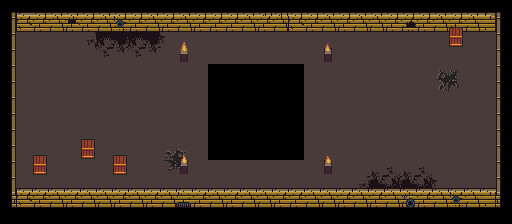

Below is a game level as drawn by its tile map, then a one-line description and the .tmx file that defines it, in full:
An orthogonal 32x14 tile map with 16x16 px tiles, 5 tile layers (Floor1, Floor2 (Decoration), Walls (Collidable), Items1 (Collidable), ...), 1 hidden layer not drawn.

<map version="1.2" tiledversion="1.2.1" orientation="orthogonal" renderorder="right-down" width="32" height="14" tilewidth="16" tileheight="16" infinite="0" nextlayerid="7" nextobjectid="1">
 <tileset firstgid="1" source="../../../../tilesets/actual/UltimateTileset.tsx" />
 <layer id="1" name="Floor1" width="32" height="14">
  <data encoding="csv">
0,0,0,0,0,0,0,0,0,0,0,0,0,0,0,0,0,0,0,0,0,0,0,0,0,0,0,0,0,0,0,0,
0,0,0,0,0,0,0,0,0,0,0,0,0,0,0,0,0,0,0,0,0,0,0,0,0,0,0,0,0,0,0,0,
0,143,143,143,143,143,143,143,143,143,143,143,143,143,143,143,143,143,143,143,143,143,143,143,143,143,143,143,143,143,143,0,
0,143,143,143,143,143,143,143,143,143,143,143,143,143,143,143,143,143,143,143,143,143,143,143,143,143,143,143,143,143,143,0,
0,143,143,143,143,143,143,143,143,143,143,143,143,0,0,0,0,0,0,143,143,143,143,143,143,143,143,143,143,143,143,0,
0,143,143,143,143,143,143,143,143,143,143,143,143,0,0,0,0,0,0,143,143,143,143,143,143,143,143,143,143,143,143,0,
0,143,143,143,143,143,143,143,143,143,143,143,143,0,0,0,0,0,0,143,143,143,143,143,143,143,143,143,143,143,143,0,
0,143,143,143,143,143,143,143,143,143,143,143,143,0,0,0,0,0,0,143,143,143,143,143,143,143,143,143,143,143,143,0,
0,143,143,143,143,143,143,143,143,143,143,143,143,0,0,0,0,0,0,143,143,143,143,143,143,143,143,143,143,143,143,0,
0,143,143,143,143,143,143,143,143,143,143,143,143,0,0,0,0,0,0,143,143,143,143,143,143,143,143,143,143,143,143,0,
0,143,143,143,143,143,143,143,143,143,143,143,143,143,143,143,143,143,143,143,143,143,143,143,143,143,143,143,143,143,143,0,
0,143,143,143,143,143,143,143,143,143,143,143,143,143,143,143,143,143,143,143,143,143,143,143,143,143,143,143,143,143,143,0,
0,0,0,0,0,0,0,0,0,0,0,0,0,0,0,0,0,0,0,0,0,0,0,0,0,0,0,0,0,0,0,0,
0,0,0,0,0,0,0,0,0,0,0,0,0,0,0,0,0,0,0,0,0,0,0,0,0,0,0,0,0,0,0,0
</data>
 </layer>
 <layer id="2" name="Floor2 (Decoration)" width="32" height="14">
  <data encoding="csv">
0,0,0,0,0,0,0,0,0,0,0,0,0,0,0,0,0,0,0,0,0,0,0,0,0,0,0,0,0,0,0,0,
0,0,0,0,0,0,0,0,0,0,0,0,0,0,0,0,0,0,0,0,0,0,0,0,0,0,0,0,0,0,0,0,
0,0,0,0,0,3221225668,2684354755,2684354739,177,178,180,0,0,0,0,0,0,0,0,0,0,0,0,0,0,0,0,0,0,0,0,0,
0,0,0,0,0,0,2684354756,2684354740,193,194,0,0,0,0,0,0,0,0,0,0,0,0,0,0,0,0,0,0,0,0,0,0,
0,0,0,0,0,0,0,0,0,0,0,0,0,0,0,0,0,0,0,0,0,0,0,0,0,0,0,1610612866,1610612882,0,0,0,
0,0,0,0,0,0,0,0,0,0,0,0,0,0,0,0,0,0,0,0,0,0,0,0,0,0,0,1610612865,1610612881,0,0,0,
0,0,0,0,0,0,0,0,0,0,0,0,0,0,0,0,0,0,0,0,0,0,0,0,0,0,0,0,0,0,0,0,
0,0,0,0,0,0,0,0,0,0,0,0,0,0,0,0,0,0,0,0,0,0,0,0,0,0,0,0,0,0,0,0,
0,0,0,0,0,0,0,0,0,0,0,0,0,0,0,0,0,0,0,0,0,0,0,0,0,0,0,0,0,0,0,0,
0,0,0,0,0,0,0,0,0,0,129,130,0,0,0,0,0,0,0,0,0,0,0,0,0,0,0,0,0,0,0,0,
0,0,0,0,0,0,0,0,0,0,145,146,0,0,0,0,0,0,0,0,0,0,0,183,184,183,184,0,0,0,0,0,
0,0,0,0,0,0,0,0,0,0,0,0,0,0,0,0,0,0,0,0,0,0,1610612920,199,200,199,200,2684354743,0,0,0,0,
0,0,0,0,0,0,0,0,0,0,0,0,0,0,0,0,0,0,0,0,0,0,0,0,0,0,0,0,0,0,0,0,
0,0,0,0,0,0,0,0,0,0,0,0,0,0,0,0,0,0,0,0,0,0,0,0,0,0,0,0,0,0,0,0
</data>
 </layer>
 <layer id="3" name="Walls (Collidable)" width="32" height="14">
  <data encoding="csv">
57,59,61,61,61,61,61,61,61,61,61,61,61,61,61,61,62,62,61,61,61,61,61,61,61,61,61,61,61,61,64,58,
77,28,29,30,45,29,30,26,29,30,29,30,29,29,29,30,29,30,28,29,30,29,30,30,29,46,29,30,29,30,31,78,
77,0,0,0,0,0,0,0,0,0,0,0,0,0,0,0,0,0,0,0,0,0,0,0,0,0,0,0,0,0,0,78,
77,0,0,0,0,0,0,0,0,0,0,0,0,0,0,0,0,0,0,0,0,0,0,0,0,0,0,0,0,0,0,78,
77,0,0,0,0,0,0,0,0,0,0,0,0,0,0,0,0,0,0,0,0,0,0,0,0,0,0,0,0,0,0,78,
77,0,0,0,0,0,0,0,0,0,0,0,0,0,0,0,0,0,0,0,0,0,0,0,0,0,0,0,0,0,0,78,
77,0,0,0,0,0,0,0,0,0,0,0,0,0,0,0,0,0,0,0,0,0,0,0,0,0,0,0,0,0,0,78,
77,0,0,0,0,0,0,0,0,0,0,0,0,0,0,0,0,0,0,0,0,0,0,0,0,0,0,0,0,0,0,78,
77,0,0,0,0,0,0,0,0,0,0,0,0,0,0,0,0,0,0,0,0,0,0,0,0,0,0,0,0,0,0,78,
77,0,0,0,0,0,0,0,0,0,0,0,0,0,0,0,0,0,0,0,0,0,0,0,0,0,0,0,0,0,0,78,
77,0,0,0,0,0,0,0,0,0,0,0,0,0,0,0,0,0,0,0,0,0,0,0,0,0,0,0,0,0,0,78,
77,60,60,60,60,60,60,60,60,60,60,60,60,60,60,60,60,60,60,60,60,60,60,60,60,60,60,60,60,60,60,78,
93,28,29,30,29,30,30,29,30,29,30,43,29,30,29,30,30,29,29,30,30,29,30,29,30,10,29,30,26,30,31,94,
0,0,0,0,0,0,0,0,0,0,0,0,0,0,0,0,0,0,0,0,0,0,0,0,0,0,0,0,0,0,0,0
</data>
 </layer>
 <layer id="4" name="Items1 (Collidable)" width="32" height="14">
  <data encoding="csv">
0,0,0,0,0,0,0,0,0,0,0,0,0,0,0,0,0,0,0,0,0,0,0,0,0,0,0,0,0,0,0,0,
0,0,0,0,0,0,0,0,0,0,0,0,0,0,0,0,0,0,0,0,0,0,0,0,0,0,0,0,266,0,0,0,
0,0,0,0,0,0,0,0,0,0,0,213,0,0,0,0,0,0,0,0,214,0,0,0,0,0,0,0,282,0,0,0,
0,0,0,0,0,0,0,0,0,0,0,229,0,0,0,0,0,0,0,0,230,0,0,0,0,0,0,0,0,0,0,0,
0,0,0,0,0,0,0,0,0,0,0,0,0,0,0,0,0,0,0,0,0,0,0,0,0,0,0,0,0,0,0,0,
0,0,0,0,0,0,0,0,0,0,0,0,0,0,0,0,0,0,0,0,0,0,0,0,0,0,0,0,0,0,0,0,
0,0,0,0,0,0,0,0,0,0,0,0,0,0,0,0,0,0,0,0,0,0,0,0,0,0,0,0,0,0,0,0,
0,0,0,0,0,0,0,0,0,0,0,0,0,0,0,0,0,0,0,0,0,0,0,0,0,0,0,0,0,0,0,0,
0,0,0,0,0,266,0,0,0,0,0,0,0,0,0,0,0,0,0,0,0,0,0,0,0,0,0,0,0,0,0,0,
0,0,266,0,0,282,0,266,0,0,0,216,0,0,0,0,0,0,0,0,212,0,0,0,0,0,0,0,0,0,0,0,
0,0,282,0,0,0,0,282,0,0,0,232,0,0,0,0,0,0,0,0,228,0,0,0,0,0,0,0,0,0,0,0,
0,0,0,0,0,0,0,0,0,0,0,0,0,0,0,0,0,0,0,0,0,0,0,0,0,0,0,0,0,0,0,0,
0,0,0,0,0,0,0,0,0,0,0,0,0,0,0,0,0,0,0,0,0,0,0,0,0,0,0,0,0,0,0,0,
0,0,0,0,0,0,0,0,0,0,0,0,0,0,0,0,0,0,0,0,0,0,0,0,0,0,0,0,0,0,0,0
</data>
 </layer>
 <layer id="5" name="Items2 (Triggerable)" width="32" height="14" visible="0">
  <data encoding="csv">
0,0,0,0,0,0,0,0,0,0,0,0,0,0,0,0,0,0,0,0,0,0,0,0,0,0,0,0,0,0,0,0,
0,0,0,0,0,0,0,0,0,0,0,0,0,0,0,0,0,0,0,0,0,0,0,0,0,0,0,0,0,0,0,0,
0,0,0,0,0,0,0,0,0,0,0,0,0,0,0,0,0,0,0,0,0,0,0,0,0,0,0,241,0,0,0,0,
0,0,257,0,0,0,0,0,0,0,0,0,0,0,0,0,0,0,0,0,0,0,0,0,0,0,0,0,0,273,0,0,
0,0,0,0,0,0,0,0,0,0,0,0,0,0,0,0,0,0,0,0,0,0,0,0,0,0,0,0,0,0,0,0,
0,0,0,0,0,0,0,0,0,0,0,0,0,0,0,0,0,0,0,0,0,0,0,0,0,0,0,0,0,0,0,0,
0,0,0,0,0,0,0,0,0,0,0,0,0,0,0,0,0,0,0,0,0,0,0,0,0,0,0,0,0,0,0,0,
0,0,0,0,0,0,0,0,0,0,0,0,0,0,0,0,0,0,0,0,0,0,0,0,0,0,0,0,0,0,0,0,
0,0,0,0,0,0,0,0,0,0,0,0,0,0,0,0,0,0,0,0,0,0,0,0,0,0,0,0,0,0,0,0,
0,0,0,0,0,0,0,0,257,0,0,0,0,0,0,0,0,0,0,0,0,0,0,0,0,0,0,0,0,0,0,0,
0,0,0,0,0,0,0,0,0,0,0,0,0,0,0,0,0,0,0,0,0,0,0,0,0,0,0,0,0,0,0,0,
0,0,0,0,0,0,0,0,0,0,0,0,0,0,0,0,0,0,0,0,0,0,0,0,0,0,0,0,0,0,0,0,
0,0,0,0,0,0,0,0,0,0,0,0,0,0,0,0,0,0,0,0,0,0,0,0,0,0,0,0,0,0,0,0,
0,0,0,0,0,0,0,0,0,0,0,0,0,0,0,0,0,0,0,0,0,0,0,0,0,0,0,0,0,0,0,0
</data>
 </layer>
 <layer id="6" name="Characters" width="32" height="14">
  <data encoding="csv">
0,0,0,0,0,0,0,0,0,0,0,0,0,0,0,0,0,0,0,0,0,0,0,0,0,0,0,0,0,0,0,0,
0,0,0,0,0,0,0,0,0,0,0,0,0,0,0,0,0,0,0,0,0,0,0,0,0,0,0,0,0,0,0,0,
0,0,0,0,0,0,0,0,0,0,0,0,0,0,0,0,0,0,0,0,0,0,0,0,0,0,0,0,0,0,0,0,
0,0,0,0,0,0,0,0,0,0,0,0,0,0,0,0,0,0,0,0,0,0,0,0,0,0,0,0,0,0,0,0,
0,0,0,0,0,0,0,0,0,0,0,0,0,0,0,0,0,0,0,0,0,0,0,0,0,0,0,0,0,0,0,0,
0,0,0,0,0,0,0,0,0,0,0,0,0,0,0,0,0,0,0,0,0,0,0,0,0,0,0,0,0,0,0,0,
0,0,0,0,0,0,0,0,0,0,0,0,0,0,0,0,0,0,0,0,0,0,0,0,0,0,0,0,0,0,0,0,
0,0,0,0,0,0,0,0,0,0,0,0,0,0,0,0,0,0,0,0,0,0,0,0,0,0,0,0,0,0,0,0,
0,0,0,0,0,0,0,0,0,0,0,0,0,0,0,0,0,0,0,0,0,0,0,0,0,0,0,0,0,0,0,0,
0,0,0,0,0,0,0,0,0,0,0,0,0,0,0,0,0,0,0,0,0,0,0,0,0,0,0,0,0,0,0,0,
0,0,0,0,0,0,0,0,0,0,0,0,0,0,0,0,0,0,0,0,0,0,0,0,0,0,0,0,0,0,0,0,
0,0,0,0,0,0,0,0,0,0,0,0,0,0,0,0,0,0,0,0,0,0,0,0,0,0,0,0,0,0,0,0,
0,0,0,0,0,0,0,0,0,0,0,0,0,0,0,0,0,0,0,0,0,0,0,0,0,0,0,0,0,0,0,0,
0,0,0,0,0,0,0,0,0,0,0,0,0,0,0,0,0,0,0,0,0,0,0,0,0,0,0,0,0,0,0,0
</data>
 </layer>
</map>
